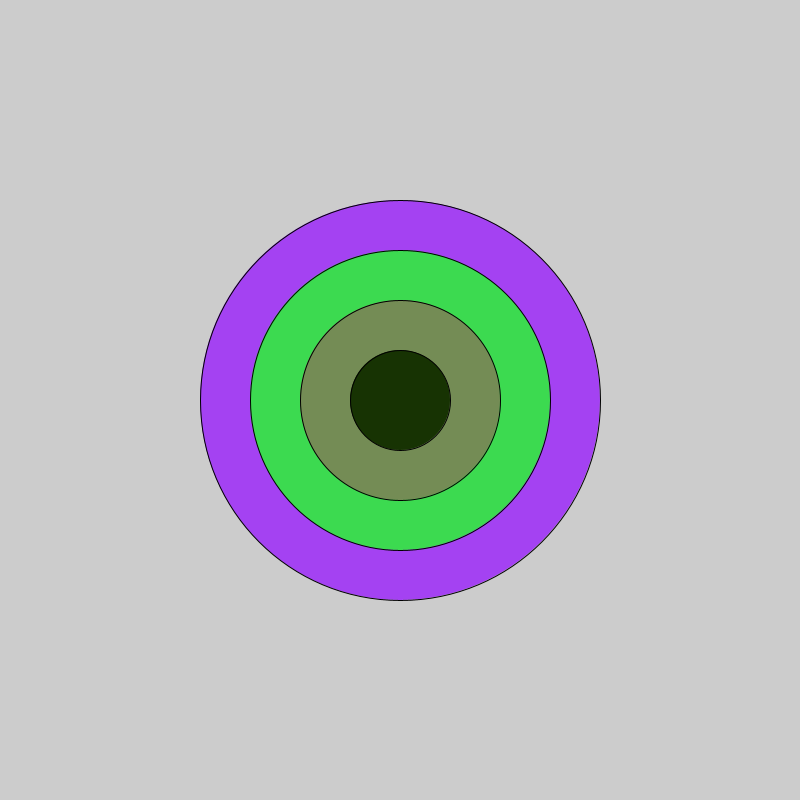
Frame 1 (no input)
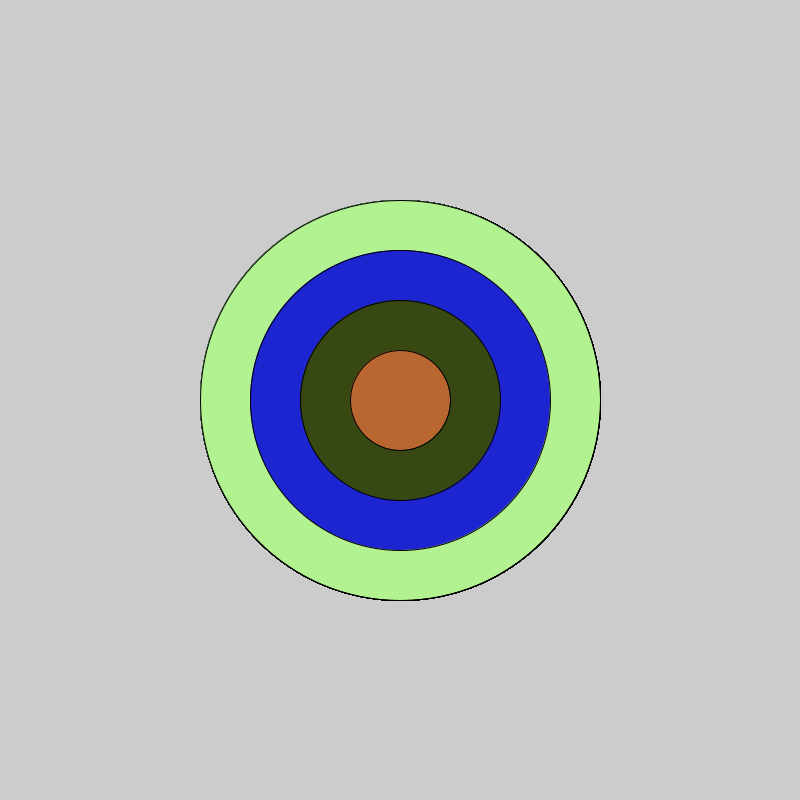
Frame 60 (the mouse pressed at the canvas centre just before this capture)
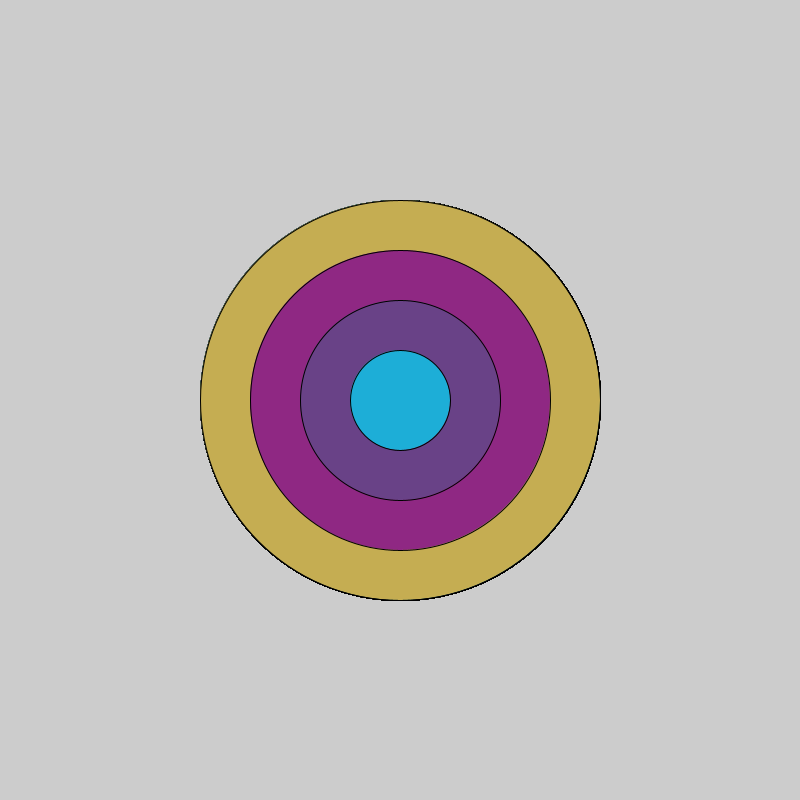
Frame 120 (the mouse held since frame 60 and released just before this capture)

The Processing sketch that drew these frames (run headless with seeded random() and noise(); from frame 60 on, the mouse is pressed at the canvas centre):

// Processing sketch: sketch_03_2
// ── sketch_03_2.pde
float [] r = new float[5];

void setup(){
  size(800,800);
  for(int i=0; i<r.length; i++)
  {
    r[i]=i*100;
  }
}

void draw(){
  for(int i=r.length-1; i>=0; i--)
  {
    fill(random(0,255),random(0,255),random(0,255));
    ellipse(width/2,height/2,r[i],r[i]);
  }
  
  if(mouseButton==LEFT)
  noLoop(); // si ferma il draw()
  
  if(mouseButton==RIGHT)
  loop();   // non fa niente, perché il ciclo si ferma
}

/*
void mousePressed(){
  noLoop();
}

void mouseReleased(){
  loop();
}

*/
void keyPressed(){
  loop();  // così anche se è fuori dal ciclo riprende
}
/*
void keyReleased(){
  loop();
}
*/
